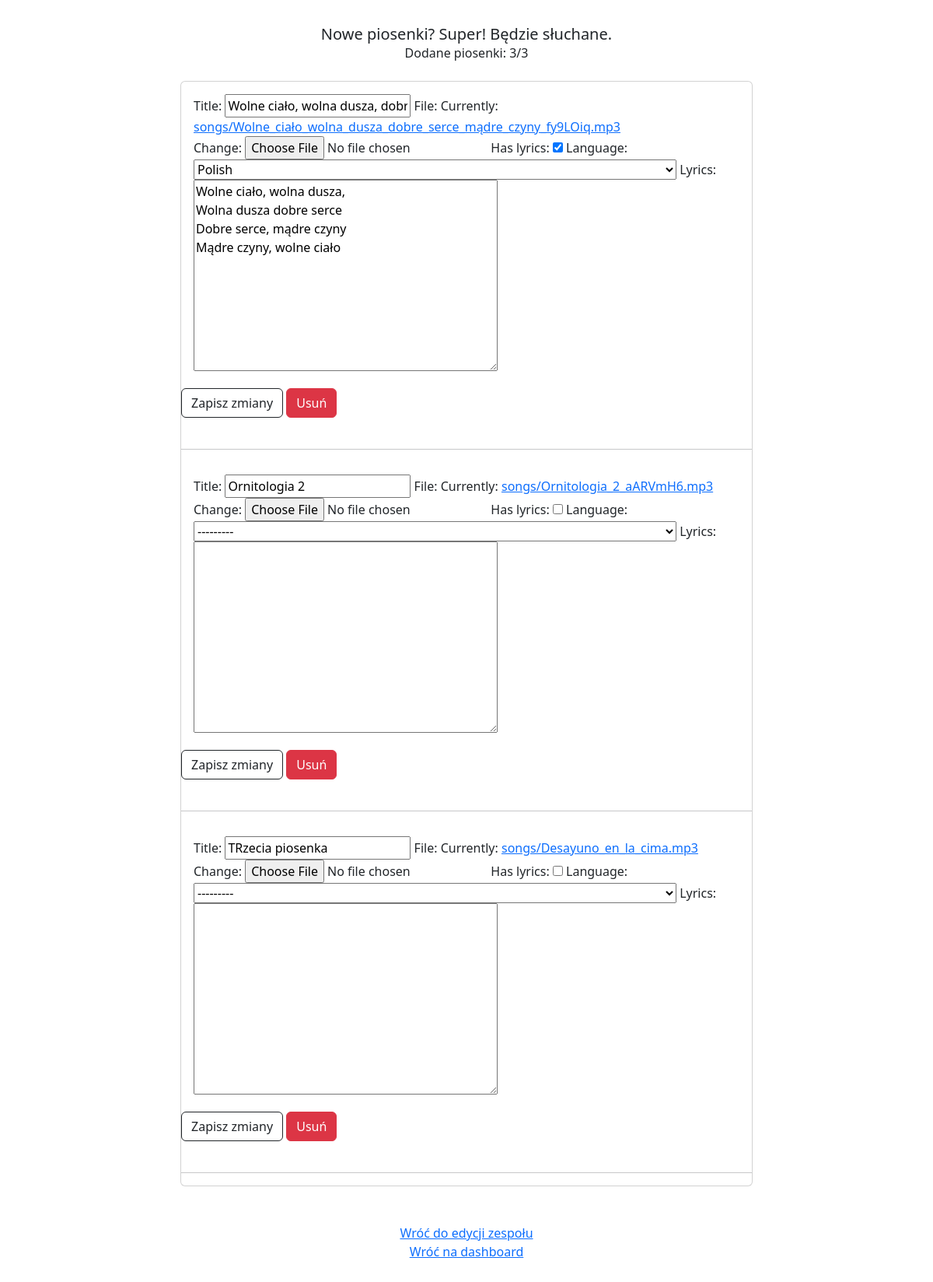
Before: /band/7/Wojciech Gruszecki/edit_songs (signed in) with the older database file.
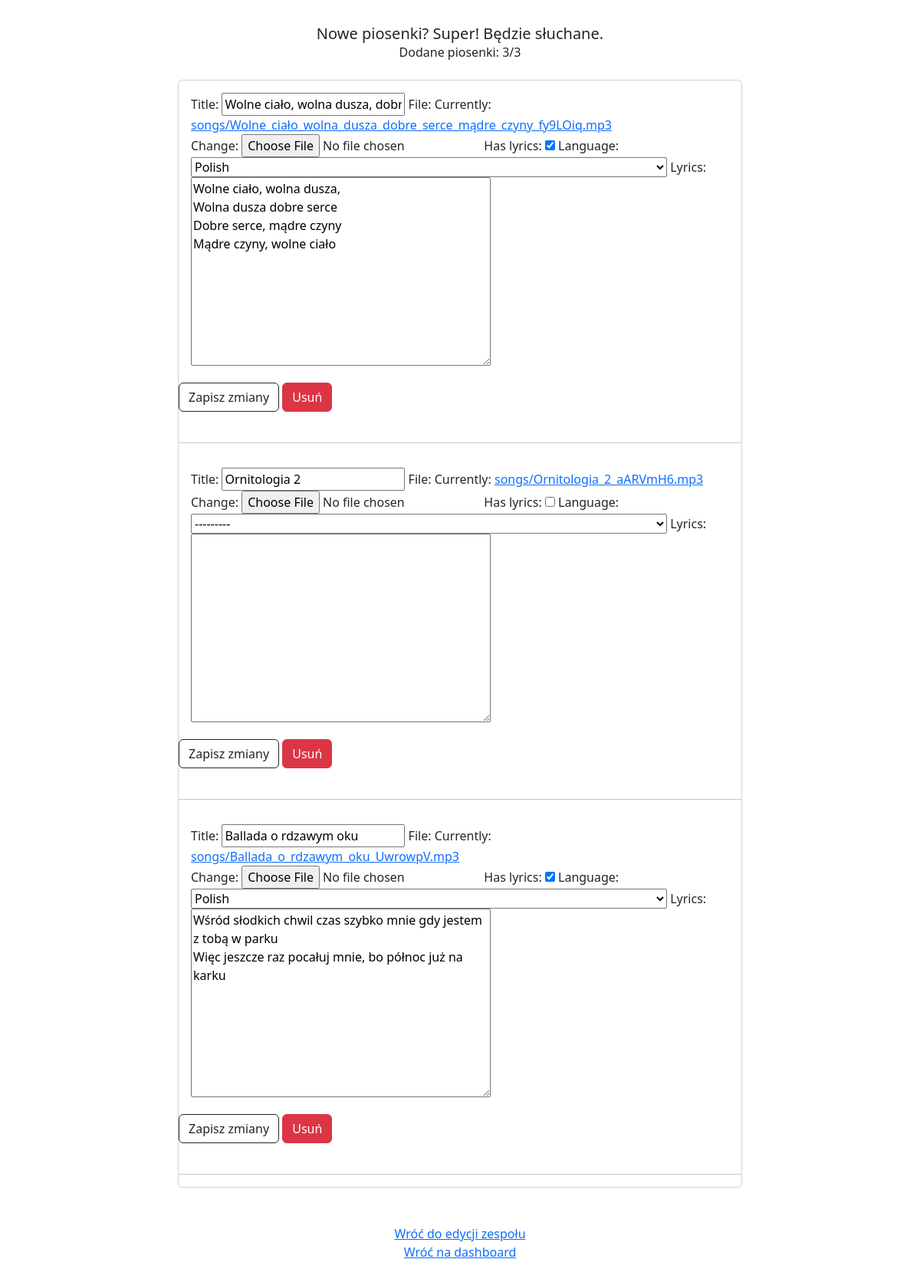
After: the same page with the newer database file.
### garage_online/models.py (models this page shows, shortened)
class Song(models.Model):
    title = models.CharField(max_length=100, null=False, blank=False)
    file = models.FileField(upload_to='songs', null=False, blank=False)
    has_lyrics = models.BooleanField(default=True)
    language = models.CharField(max_length=2, choices=choices.get_languages(), default='pl', null=True, blank=True)
    lyrics = models.TextField(null=True, blank=True)
    band = models.ForeignKey(Band, on_delete=models.CASCADE)

### garage_online/views.py (the view, shortened to what this page needs)
# urls.py: path('band/<int:id>/<str:name>/edit_songs', views.edit_songs, name='edit_songs'),
@login_required()
def edit_songs(request, id, name):
    band = Band.objects.get(id=id)
    songs = Song.objects.filter(band=band)
    songs_forms = []
    for single_song in songs:
        songs_forms.append([SongForm(request.POST or None, request.FILES or None, instance=single_song), single_song.id])
    if request.method == 'GET':
        return render(
            request,
            'garage_online/edit_songs.html',
            {
                'songs': songs,
                'songs_forms': songs_forms,
                'band': band,
                'is_new': False
            }
        )
    return redirect(edit_songs, band.id, band.name)

### garage_online/templates/garage_online/edit_songs.html (shortened to what this page needs)
{% extends 'base.html' %}
{% load bootstrap %}
{% load static %}
{% block body %}
<div align="center">
    <h5 class="card-title">
        Nowe piosenki? Super! Będzie słuchane.
    </h5>
    Dodane piosenki: {{ songs|length }}/3
    <br><br>
    <div class="card" style="width: 46rem;" align="left">
        {% for song_form in songs_forms %}
        <form method="post" enctype="multipart/form-data">
            <div class="card-body">
                {{ song_form.0|bootstrap }}
            </div>
            <button type="submit" class="btn btn-outline-dark" name="save_{{ song_form.1 }}">
                Zapisz zmiany
            </button>
            <button type="submit" class="btn btn-danger" name="delete_{{ song_form.1 }}">
                Usuń
            </button>
        </form>
        <br><hr>
        {% endfor %}
    </div>
    <br>
    <br>
    <a href="{% url 'edit_band' band.id band.name %}">Wróć do edycji zespołu</a><br>
    <a href="{% url 'dashboard' %}">Wróć na dashboard</a>
</div>
{% endblock %}

### garage_online/templates/base.html (shortened to what this page needs)
{% load static %}
<!doctype html>
<html lang="en">
<head>
    <link href="https://cdn.jsdelivr.net/npm/bootstrap@5.2.0-beta1/dist/css/bootstrap.min.css" rel="stylesheet">
    <link rel="stylesheet" href="{% static 'garage_online.css' %}">
</head>
<body>
    {% block body %}{% endblock %}
</body>
</html>

### garage_online/static/garage_online.css (style rules this page uses)
body { padding: 2rem; }

Changed rows visible on the page:
removed Song: title "TRzecia piosenka" "---------"
added Song: title "Ballada o rdzawym oku" "☑" "Polish" "Wśród słodkich chwil czas szybko mnie gdy jestem z tobą w parku Więc jeszcze raz pocałuj mnie, bo północ już na karku"
Other visible differences:
text no longer shown: "Title: File: Currently: songs/Desayuno_en_la_cima.mp3 Change: Has lyrics: Language: Lyrics:"
text now shown: "Title: File: Currently: songs/Ballada_o_rdzawym_oku_UwrowpV.mp3 Change: Has lyrics: Language: Lyrics:"
